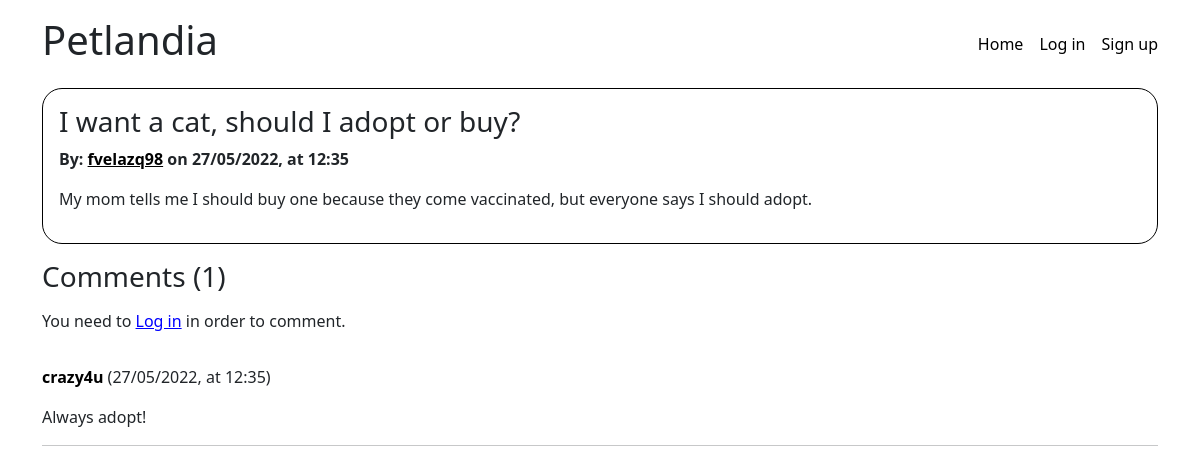
/site/post.php?id=955a9f11-bf25-430e-a714-abdf1b46be7e, run on the app's committed database.
### tables this page shows
CREATE TABLE IF NOT EXISTS posts (
    id VARCHAR(36) UNIQUE NOT NULL,
    title VARCHAR(200) NOT NULL,
    body TEXT NOT NULL,
    draft BOOLEAN NOT NULL,
    user_id VARCHAR(36) NOT NULL,
    created_at TIMESTAMP NOT NULL,
    PRIMARY KEY(id),
    FOREIGN KEY(user_id) REFERENCES users(id)
);

CREATE TABLE IF NOT EXISTS users (
    id VARCHAR(36) UNIQUE NOT NULL,
    username VARCHAR(30) UNIQUE NOT NULL,
    email VARCHAR(50) UNIQUE NOT NULL,
    password VARCHAR(255) NOT NULL,
    profile_picture MEDIUMBLOB NULL,
    role BOOLEAN NOT NULL,
    created_at TIMESTAMP NOT NULL,
    PRIMARY KEY(id)
);

CREATE TABLE IF NOT EXISTS comments (
    id VARCHAR(36) UNIQUE NOT NULL,
    user_id VARCHAR(36) NOT NULL,
    post_id VARCHAR(36) NOT NULL,
    body VARCHAR(2000) NOT NULL,
    created_at TIMESTAMP NOT NULL,
    PRIMARY KEY(id),
    FOREIGN KEY(user_id) REFERENCES users(id),
    FOREIGN KEY(post_id) REFERENCES posts(id)
);

### site/utils/array_validation.php (called while the page is built, shortened)
<?php
function incorrect_field($field) {
    return !isset($field);
}
function validate_array($arr) {
    return true;
}
?>

### site/utils/date_formatting.php (called while the page is built, shortened)
<?php
function format_date_with_time($date) {
    $date_to_format = new DateTime($date, new DateTimeZone("Europe/Copenhagen"));
    return $date_to_format->format("d/m/Y") . ", at " . $date_to_format->format("H:i");
}

### site/post.php (the view, shortened to what this page needs)
<?php
require_once './utils/array_validation.php';
require_once './utils/date_formatting.php';
$connection = connect_to_db();
$post = [];
$post_id = htmlspecialchars($_GET['id']);
$query = "SELECT * FROM posts WHERE id = ?";
$stmt = $connection->prepare($query);
$stmt->bind_param("s", $post_id);
$stmt->execute();
$db_post = $stmt->get_result();
if ($db_post->num_rows > 0) {
    while ($local_post = $db_post->fetch_assoc()) {
        $db_owner = $connection->query("SELECT * FROM petlandia.users users WHERE users.id = '" . $local_post['user_id'] . "'");
        if (isset($db_owner) && $db_owner->num_rows > 0) {
            $owner = $db_owner->fetch_assoc();
            $query = "SELECT * FROM comments WHERE post_id = ? ORDER BY created_at DESC";
            $stmt = $connection->prepare($query);
            $stmt->bind_param("s", $post_id);
            $stmt->execute();
            $db_comments = $stmt->get_result();
            $comments = [];
            if ($db_comments->num_rows > 0) {
                while ($_comment = $db_comments->fetch_assoc()) {
                    $comment_db_owner = $connection->query("SELECT * FROM petlandia.users users WHERE users.id = '" . $_comment['user_id'] . "'");
                    if ($comment_db_owner->num_rows > 0) {
                        $comment_owner = $comment_db_owner->fetch_assoc();
                        $comments[] = [
                            'body' => $_comment['body'],
                            'owner' => [
                                'name' => $comment_owner['username'],
                                'link' => '/user.php?id=' . $comment_owner['id']
                            ],
                            'created_at' => $_comment['created_at']
                        ];
                    }
                }
            }
            $post = [
                'id' => $local_post['id'],
                'title' => $local_post['title'],
                'body' => $local_post['body'],
                'owner' => [
                    'id' => $owner['id'],
                    'name' => $owner['username'],
                    'link' => '/user.php?id=' . $owner['id'],
                    'created_at' => $owner['created_at']
                ],
                'comments' => $comments,
                'draft' => $local_post['draft'],
                'created_at' => $local_post['created_at']
            ];
        }
    }
}
?>
<?php require_once './templates/_start_html.php' ?>
<?php
if (isset($post['title'])) {
    if ((isset($post['draft']) && $post['draft'])
        && $_SESSION['CURRENT_USER_ID'] != $post['owner']['id']
        && (isset($_SESSION['CURRENT_USER_NAME']) && $_SESSION['CURRENT_USER_NAME'] != 'Administrator')
    ) {
        echo "This post is a draft and you're not authorized to view it.";
    } else {
        $post_title = $post['title'];
        $post_body = $post['body'];
        $post_owner = $post['owner'];
        $post_date = $post['created_at'];
        echo "<div class='post'>";
        if ($post['draft']) {
            echo "<h3>" . $post_title . " <span class='text-danger'>(Draft)</span></h3>";
        } else {
            echo "<h3>" . $post_title . "</h3>";
        }
        if (validate_array($post_owner)) {
            $owner_name = $post_owner['name'];
            $owner_link = $post_owner['link'];
            echo "<b>By: <a class='post-owner' href='" . $owner_link . "'>" . $owner_name . "</a> on " . format_date_with_time($post_date) . "</b>";
        }
        echo "<p class='post-body'>" . $post_body . "</p>";
        echo "</div>";
    }
}
?>
<?php if (isset($post['draft']) && !$post['draft']) { ?>
    <div class="comments">
        <h3 class="comments-title">Comments (<?php echo isset($post['comments']) ? count($post['comments']) : 0; ?>)</h3>
        <?php if ($loggedIn) {
            $post_comment_token = generate_token("post_comment_token");
        ?>
            <form action="./actions/post_comment.php" method="POST" class="user-comment-container">
                <textarea name="comment" class="comment-input" placeholder="Write a comment as <?php echo $_SESSION['CURRENT_USER_NAME'] ?>"></textarea>
                <input type="submit" />
                <input hidden name="user_id" value=<?php echo $_SESSION['CURRENT_USER_ID'] ?> />
                <input hidden name="post_id" value=<?php echo $post['id'] ?> />
                <input hidden name="url_back_reference" value="/post.php?id=<?php echo $post['id'] ?>" />
                <input hidden name="post_comment_token" value="<?php echo $post_comment_token ?>" />
            </form>
        <?php } else { ?>
            <p>You need to <a style="text-decoration: underline; color: blue;" href="/login.php">Log in</a> in order to comment.</p>
        <?php } ?>
        <?php
        if (count($post['comments']) > 0) {
            foreach ($post['comments'] as $comment) {
                echo "<div class='comment'>";
                echo "<b><a href='" . $comment['owner']['link'] . "'>" . $comment['owner']['name'] . "</a></b> (" . format_date_with_time($comment['created_at']) . ")";
                echo "<p class='comment-body'>" . $comment['body'] . "</p>";
                echo "<hr /";
                echo "</div>";
            }
        } else {
            echo "<p>There are no comments on this post</p>";
        }
        ?>
    </div>
<?php } ?>
<?php require_once './templates/_end_html.php' ?>

### site/css/style.css (style rules this page uses)
a { color: black; text-decoration: none; }
.comment { padding: 1rem 0 1rem 0; }
.comments-title { margin-top: 1rem; margin-bottom: 1rem; }
.post { border: 1px solid black; border-radius: 20px; padding: 1rem; }
.post-body, .comment-body { margin-top: 1rem; }
.post-owner { text-decoration: underline; }

### data on the page
posts: title "I want a cat, should I adopt or buy?", created_at "27/05/2022, at 12:35", body "My mom tells me I should buy one because they come vaccinated, but everyone says I should adopt."
users: username "fvelazq98"
comments: name "crazy4u", created_at "27/05/2022, at 12:35", body "Always adopt!"

### other printed values
count($post['comments']) "1"
